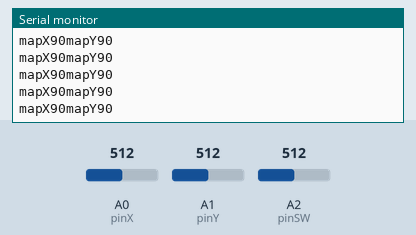
A sketch run on a simulated Arduino Uno, built with avr-gcc and run on an emulated ATmega328P. On the bench: the last lines printed to the serial monitor. The test bench sets the inputs (shaded band); at power-on: A0 (pinX) = 512, A1 (pinY) = 512, A2 (pinSW) = 512.

Above: at 1.2 s.
1.3 s: A0 (pinX) set to 555
At 2.3 s:
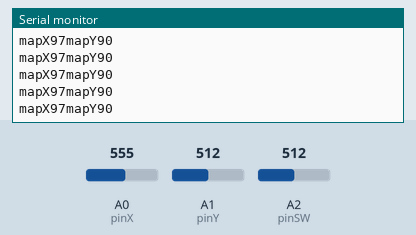
2.8 s: A0 (pinX) set to 583
At 3.8 s:
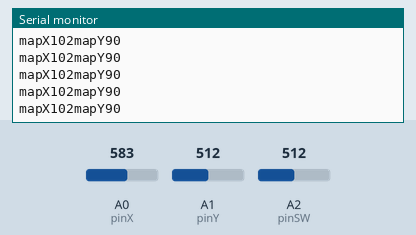
5.8 s: A1 (pinY) set to 553
At 6.6 s:
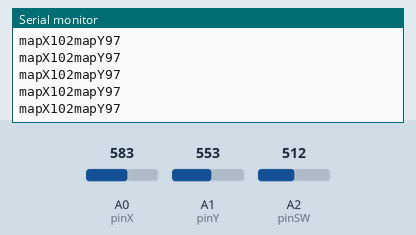
7.3 s: A1 (pinY) set to 579
At 8.4 s:
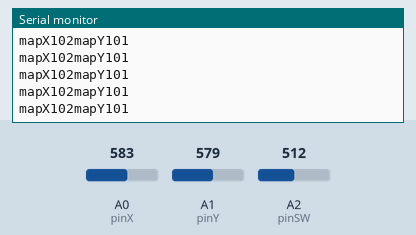
Timing chart, 0 to 10.3 s (numbered marks = the images above; inputs shaded):
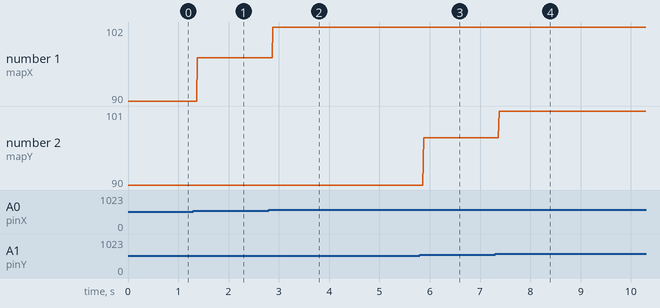

The sketch:

8.1_Shield_Joystick-Servo.ino
```cpp
const int pinX =  A0,   pinY =  A1, pinSW = A2;

int X,Y,SW;
int mapX, mapY;

void tab(){Serial.print("\t");}
void line(){Serial.print("\n");}

void setup() {
  Serial.begin(9600);
  pinMode(pinX, INPUT);
  pinMode(pinY, INPUT);
  pinMode(pinSW,INPUT);
}

void loop() {
  X = analogRead(pinX);
  Y = analogRead(pinY);
  SW = analogRead(pinSW);

  mapX=map(X,0,1023,0,180);
  mapY=map(Y,0,1023,0,180);

  Serial.print("mapX");
  Serial.print(mapX);
  Serial.print("mapY");
  Serial.print(mapY);

  line();
}
```

Measured:
- after the input at 1.3 s, the serial monitor: prints a new line after 0.08 s (image 1)
- after the input at 2.8 s, the serial monitor: prints a new line after 0.08 s (image 2)
- after the input at 5.8 s, the serial monitor: prints a new line after 0.08 s (image 3)
- after the input at 7.3 s, the serial monitor: prints a new line after 0.08 s (image 4)
- plotted number 1: 90 → 97 after the input at 1.3 s, 97 → 102 after the input at 2.8 s
- plotted number 2: 97 → 101 after the input at 7.3 s
